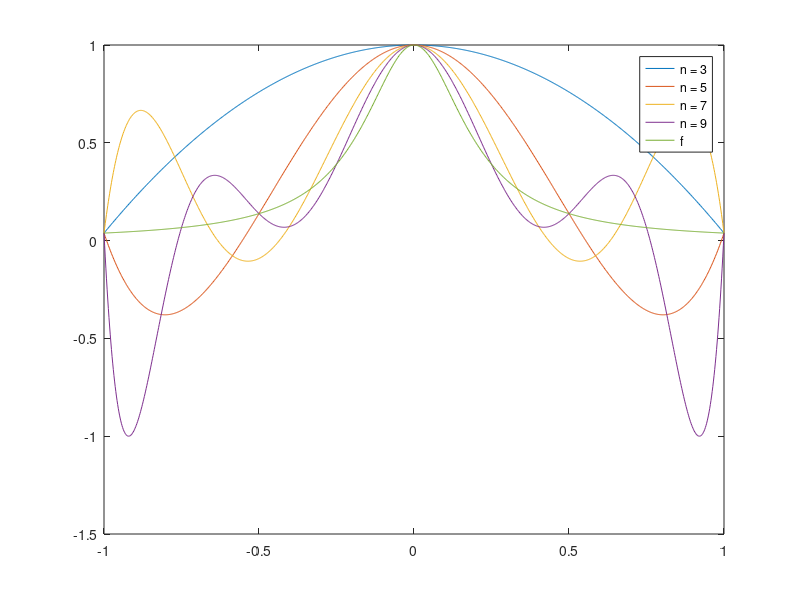

Source code (MATLAB):
clear; close all; clc

%calculem polinomis interpoladors
xplot = linspace(-1, 1, 1000);

x1 = linspace(-1,1,3);
x2 = linspace(-1,1,5);
x3 = linspace(-1,1,7);
x4 = linspace(-1,1,9);

y1 = 1./(1+25.*(x1.^2));
p1 = polyfit(x1,y1,2); %amb aixo trobo coefs polin. grau 2
pfun1 = polyval(p1,xplot);
figure(1)
plot(xplot,pfun1)
hold on

y2 = 1./(1+25.*(x2.^2));
p2 = polyfit(x2,y2,4);
pfun2 = polyval(p2,xplot);
figure(1)
plot(xplot,pfun2)
hold on

y3 = 1./(1+25.*(x3.^2));
p3 = polyfit(x3,y3,6);
pfun3 = polyval(p3,xplot);
figure(1)
plot(xplot,pfun3)
hold on

y4 = 1./(1+25.*(x4.^2));
p4 = polyfit(x4,y4,8);
pfun4 = polyval(p4,xplot);
figure(1)
plot(xplot,pfun4)
hold on

yplot = 1./(1+25.*(xplot.^2));
figure(1)
plot(xplot,yplot)

legend('n = 3', 'n = 5', 'n = 7', 'n = 9', 'f');